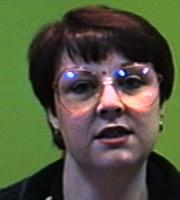
#> input picture test2.jpg, 180 x 200 px; its folder holds only this picture in this run
$ python -i face_crop.py   (imports and definitions only)
#> lines starting #> are read from the running program, lines starting #| are printed output that depends on the picture; after the words box and inside, x2 and y2 are one past the last pixel; in counts of white or black regions, pixels touching at a corner belong together
## This program first ensures if the face of a person exists in the given image or not then if it exists, it crops
## the image of the face and saves to the given directory.

## Importing Modules
import cv2
import os


#################################################################################

##Make changes to these lines for getting the desired results.

## DIRECTORY of the images
directory = "D:/Jobs/Facial-Expression-Detection/images"

## directory where the images to be saved:
f_directory = "D:/Jobs/Facial-Expression-Detection/out_images"

################################################################################

def facecrop(image):
    ## Crops the face of a person from any image!

    ## OpenCV XML FILE for Frontal Facial Detection using HAAR CASCADES.
#> called with image = 'test2.jpg'
    facedata = "haarcascade_frontalface_alt.xml"
    cascade = cv2.CascadeClassifier(facedata)

    ## Reading the given Image with OpenCV
    img = cv2.imread(image)
#> img is the input picture: shape (200, 180, 3); mean B, G, R 62.3, 85.6, 82

    try:
        ## Some downloaded images are of unsupported type and should be ignored while raising Exception, so for that
        ## I'm using the try/except functions.

        minisize = (img.shape[1],img.shape[0])
#> minisize = (180, 200)
        miniframe = cv2.resize(img, minisize)

        faces = cascade.detectMultiScale(miniframe)
#> faces = [[44, 35, 129, 129]]

        for f in faces:
            x, y, w, h = [ v for v in f ]
            cv2.rectangle(img, (x,y), (x+w,y+h), (0,255,0), 2)

            sub_face = img[y:y+h, x:x+w]

            f_name = image.split('/')
            f_name = f_name[-1]

            ## Change here the Desired directory.
            cv2.imwrite(f_directory + f_name, sub_face)
            print ("Writing: " + image)
#> this loop made 1 pass
#| Writing: test2.jpg
#> pass 1, in facecrop, `sub_face = img[y:y+h, x:x+w]`:
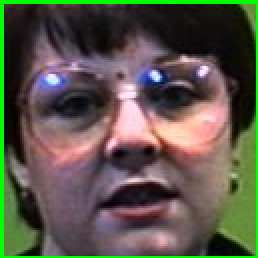
#> sub_face: shape (129, 129, 3) (shown 2 times larger); mean B, G, R 73.6, 87.1, 90.2
#> after the loop:
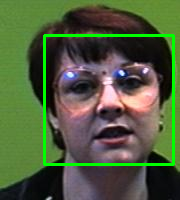
#> img: shape (200, 180, 3); 4.29% of pixels changed, all inside (x1, y1, x2, y2) = (43, 34, 175, 166)

    except:
        pass

# [9 lines not run here, left out]

>>> result = facecrop('test2.jpg')
